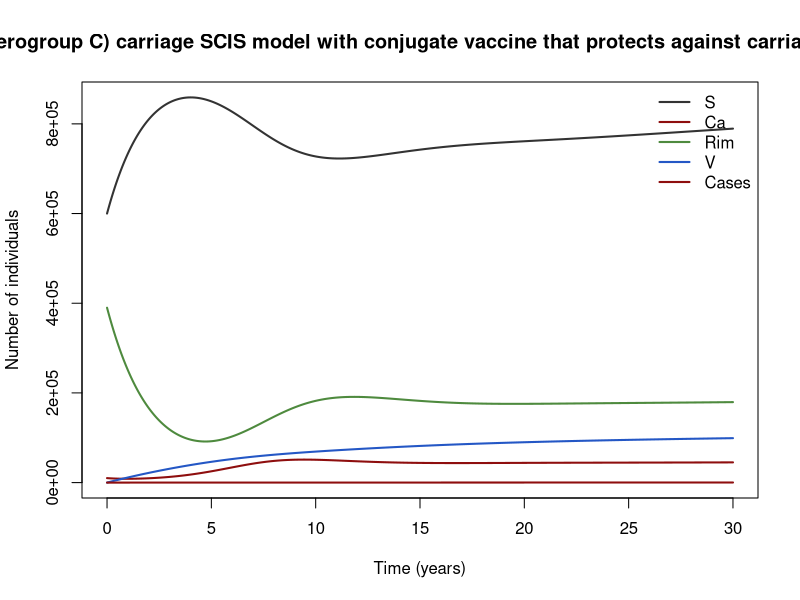

Write R code to recreate this figure.
## Meningococcal (serogroup C) carriage SCIS model with conjugate vaccine that protects against carriage (Trotter et al. 2005)
## Neisseria meningitidis C (applies to Hib with relabelling).
## Parameter values: 0 of 10 checked against the source; the rest are recalled or illustrative.
## Reference: Trotter CL, Gay NJ, Edmunds WJ. "Dynamic models of meningococcal carriage, disease, and the impact of serogroup C conjugate vaccination." Am J Epidemiol 2005;162:89–100. https://doi.org/10.1093/aje/kwi160 (record: https://researchonline.lshtm.ac.uk/6806/)
## Source: https://doi.org/10.1093/aje/kwi160
##
## Generated from a compartmental model diagram (model format v1).
## Regenerating from the same diagram always gives this exact file.
##
## Compartments: S, Ca, Rim, V, Cases
## Flows (time unit: years):
##   (outside) -> S      : (1 - p_vac) * mu * N
##   (outside) -> V      : p_vac * mu * N
##   S -> Ca             : foi * S
##   V -> Ca             : (1 - ve_c) * foi * V
##   Ca -> Rim           : clr * Ca
##   Rim -> S            : w_nat * Rim
##   V -> S              : w_vac * V
##   S -> V              : vac_rate * S
##   Rim -> V            : vac_rate * Rim
##   (outside) -> Cases  : ccr * acq
##   S -> (outside)      : mu * S

library(deSolve)

# ---- Time ------------------------------------------------------------
times <- seq(0, 30, by = 0.05)  # years

# ---- Parameters ------------------------------------------------------
parameters <- c(
  R0_c = 1.36,   # Trotter 2005 abstract
  clr = 2,       # carriage clearance (about 6 months) (1/year) [illustrative]
  w_nat = 0.5,   # waning of immunity after carriage (1/year) [illustrative]
  ve_c = 0.75,   # vaccine efficacy against acquiring carriage [illustrative]
  w_vac = 0.1,   # waning of vaccine protection (1/year) [illustrative]
  vac_rate = 0,  # catch-up vaccination of S and Rim, e.g. 2 during a campaign (1/year) [illustrative]
  p_vac = 0.9,   # fraction of births vaccinated [illustrative]
  ccr = 1e-4,    # invasive cases per carriage acquisition (case:carrier ratio) [illustrative]
  mu = 0.0133,   # birth = death rate (1/year) [illustrative]
  N0 = 1e6       # value taken from the notes text [recalled]
)

# ---- Initial conditions ----------------------------------------------
state <- with(as.list(parameters), {
  S <- 0.6 * N0     # susceptible to carriage
  Ca <- 0.01 * N0   # carrier
  Rim <- 0.39 * N0  # immune after carriage
  V <- 0            # vaccinated, protected
  Cases <- 0        # cumulative invasive disease cases
  c(S = S, Ca = Ca, Rim = Rim, V = V, Cases = Cases)
})

# ---- Model equations -------------------------------------------------
meningo_carriage_trotter_model <- function(t, state, parameters) {
  with(as.list(c(state, parameters)), {
    # Total population
    N <- S + Ca + Rim + V

    # Derived quantities
    foi <- R0_c * (clr + mu) * Ca / N
    acq <- foi * S + (1 - ve_c) * foi * V  # total acquisitions

    # Rates of change
    dS <- (1 - p_vac) * mu * N - foi * S + w_nat * Rim + w_vac * V - vac_rate * S - mu * S
    dCa <- foi * S + (1 - ve_c) * foi * V - clr * Ca
    dRim <- clr * Ca - w_nat * Rim - vac_rate * Rim
    dV <- p_vac * mu * N - (1 - ve_c) * foi * V - w_vac * V + vac_rate * S + vac_rate * Rim
    dCases <- ccr * acq

    list(c(dS, dCa, dRim, dV, dCases))
  })
}

# ---- Solve -----------------------------------------------------------
out <- ode(y = state, times = times, func = meningo_carriage_trotter_model, parms = parameters)
out <- as.data.frame(out)

# ---- Plot ------------------------------------------------------------
compartment_cols <- c(S = "#333333", Ca = "#8E0E0E", Rim = "#4E8A3E", V = "#2457C5", Cases = "#8E0E0E")
matplot(out$time, out[, names(compartment_cols)], type = "l", lty = 1, lwd = 2,
        col = compartment_cols, xlab = "Time (years)", ylab = "Number of individuals",
        main = "Meningococcal (serogroup C) carriage SCIS model with conjugate vaccine that protects against carriage (Trotter et al. 2005)")
legend("topright", legend = names(compartment_cols), col = compartment_cols,
       lty = 1, lwd = 2, bty = "n")
